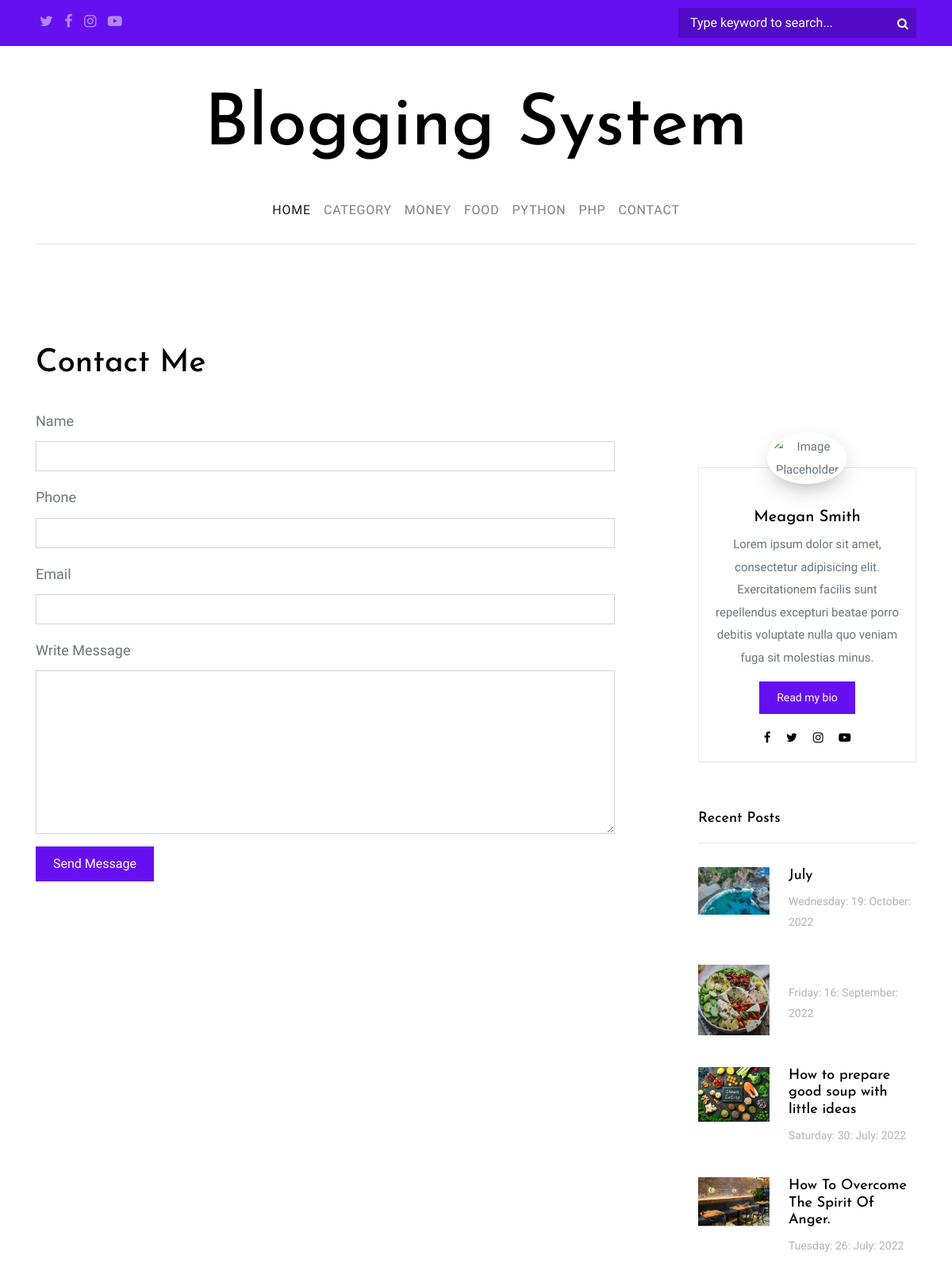
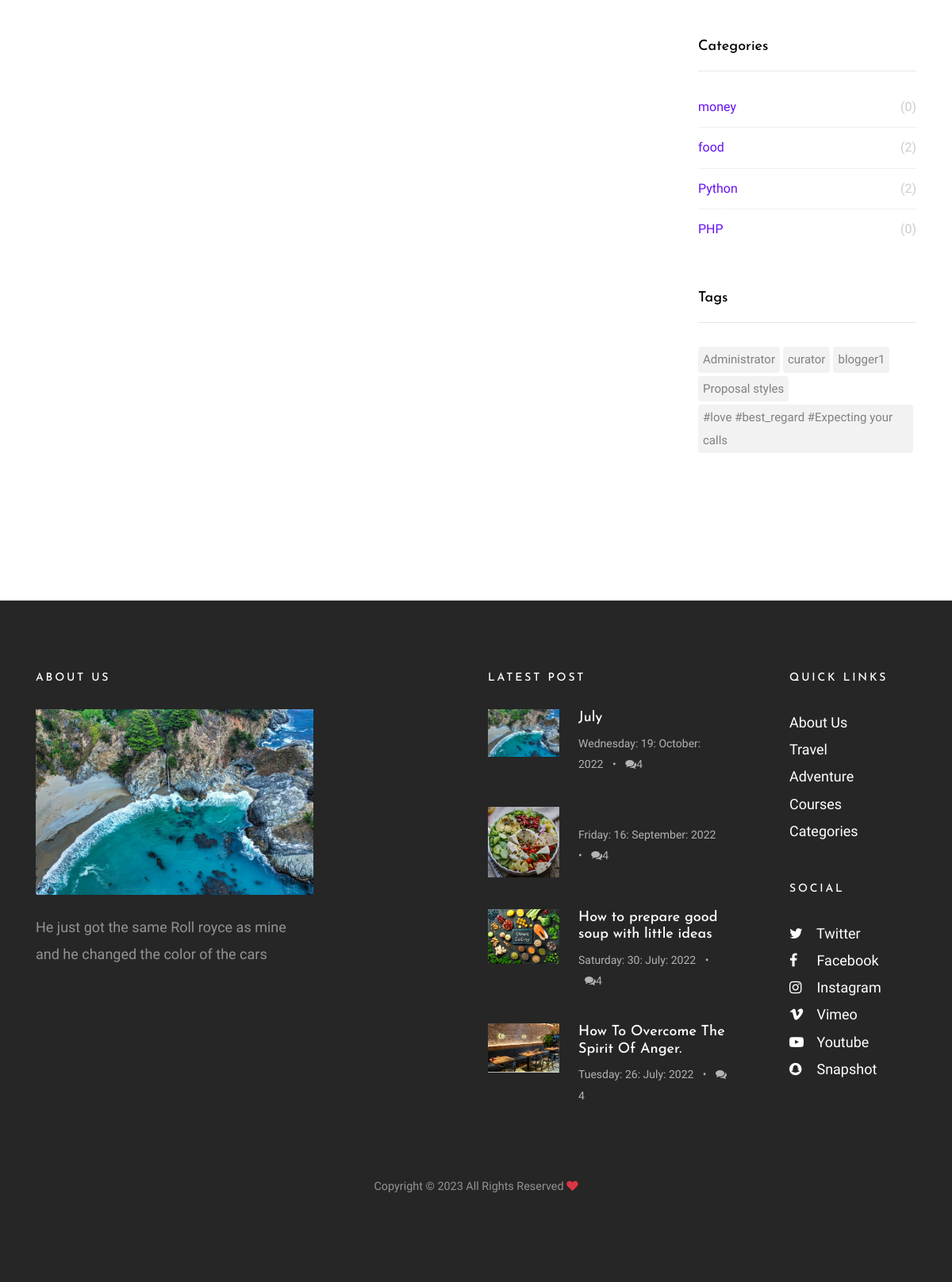
The page /contact.php on the database its author committed (2 pictures, top to bottom).
### tables this page shows
CREATE TABLE `categories` (
  `cat_id` int(11) NOT NULL,
  `cat_title` varchar(255) NOT NULL
);

CREATE TABLE `posts` (
  `post_id` int(11) NOT NULL,
  `post_title` varchar(255) NOT NULL,
  `post_category` varchar(255) NOT NULL,
  `post_category_id` int(11) NOT NULL,
  `post_author` varchar(255) NOT NULL,
  `post_content` text NOT NULL,
  `post_date` varchar(255) NOT NULL,
  `post_image` text NOT NULL,
  `post_comment_count` int(255) NOT NULL,
  `post_views` int(255) NOT NULL,
  `post_tags` text NOT NULL,
  `post_status` varchar(255) DEFAULT 'draft',
  `post_track` text NOT NULL
);

### includes/function.php (the view)
<?php
 include "db.php";
function display_categories(){
    global $connect;
    $sql = "SELECT * FROM categories ORDER BY cat_id DESC LIMIT 4 ";
    $result = mysqli_query($connect,$sql);
    if (!$result) {
        die("Could_not_connect_to_database_to_fetch_data_from_it.".mysqli_error($connect));
    }else{
        while ($row= mysqli_fetch_assoc($result)) {
            $cat_id = $row['cat_id'];
            $cat_tit = $row['cat_title'];
            echo "<li class='nav-item dropdown'><a class='nav-link' href='category.php?cat_id=$cat_id'>{$cat_tit}</a></li>";
        }
    }
}
 ?>

### includes/sidebar.php (shortened to what this page needs)
<div class="sidebar-box">
  <h3 class="heading">Recent Posts</h3>
  <div class="post-entry-sidebar">
    <ul>
<?php
$query = "SELECT * FROM posts ORDER BY post_id DESC LIMIT 4";
$result = mysqli_query($connect, $query);
if (!$result) {
  die("Couldn't_call_data_from_database.posts_table".mysqli_error($connect));
}else {
  while($row = mysqli_fetch_assoc($result)){
    $post_id = $row['post_id'];
    $post_title = $row['post_title'];
    $post_content = $row['post_content'];
    $post_image = $row['post_image'];
    $date = $row['post_date'];
  ?>
      <li>
        <a href="./single.php?post_id=<?php echo $post_id; ?>&post_title=<?php echo $post_title;?>&post_content=<?php echo $post_content;?>">
          <img src="admin/images/<?php echo $post_image;?>" alt="Image placeholder" class="mr-4">
          <div class="text">
            <h4><?php echo $post_title;?></h4>
            <div class="post-meta">
              <span class="mr-2"><?php echo $date;?> </span>
            </div>
          </div>
        </a>
      </li>
<?php }
}
 ?>
 </ul>
 </div>
 </div>

### includes/category.php (shortened to what this page needs)
<?php include "db.php"?>
<?php
$sql = "SELECT * FROM categories ORDER BY cat_id DESC LIMIT 4";
$result = mysqli_query($connect,$sql);
?>
<div class="sidebar-box">
  <h3 class="heading">Categories</h3>
  <ul class="categories">
    <?php
    while ($row = mysqli_fetch_assoc($result)) {
      $cat_id = $row['cat_id'];
      $cat_tit = $row['cat_title'];
      $sql = mysqli_query($connect, "SELECT * FROM posts WHERE post_category_id=$cat_id");
      $span = mysqli_num_rows($sql);
      echo "<li><a href='category.php?cat_id=$cat_id'>$cat_tit<span>($span)</span></a></li>";
    }
    ?>
  </ul>
</div>

### includes/tags.php
<?php
$sql = "SELECT * FROM posts ORDER BY post_id LIMIT 5";
$result = mysqli_query($connect, $sql);
if (!$result) {
  die("Couldn't_connect_to_database.posts_to_pick_the_data_needed".mysqli_error($connect));
}else {
 ?>
<div class="sidebar-box">
  <h3 class="heading">Tags</h3>
  <ul class="tags">
    <?php
      while($row = mysqli_fetch_assoc($result)){
        $tags = explode('%',$row['post_tags']);
        ?>
          <?php foreach($tags as $mini) {
             echo "<li><a href=''>$mini</a></li>";
              }
              ?>
              <?php }
            }
     ?>
  </ul>
</div>

### includes/footer.php (shortened to what this page needs)
<?php
$query = "SELECT * FROM posts ORDER BY post_id DESC LIMIT 1";
$result = mysqli_query($connect, $query);
if (!$result) {
  die("Couldn't_call_data_from_database.posts_table".mysqli_error($connect));
}else {
  while($row = mysqli_fetch_assoc($result)){
    $post_content = $row['post_content'];
    $post_image = $row['post_image'];
  ?>
<footer class="site-footer">
        <div class="container">
          <div class="row mb-5">
            <div class="col-md-4">
              <h3>About Us</h3>
              <p class="mb-4">
                <img src="./admin/images/<?php echo $post_image;?>" alt="Image placeholder" class="img-fluid">
              </p>
              <p><?php echo $post_content?><a href="#"></a></p>
            </div>
            <div class="col-md-6 ml-auto">
              <div class="row">
                <div class="col-md-7">
                  <h3>Latest Post</h3>
                  <div class="post-entry-sidebar">
                    <ul>
            <?php
  }
}
            ?>
        <?php
      $query = "SELECT * FROM posts ORDER BY post_id DESC LIMIT 4";
      $result = mysqli_query($connect, $query);
      $span = mysqli_num_rows($result);
      if (!$result) {
        die("Couldn't_call_data_from_database.posts_table".mysqli_error($connect));
      }else {
        while($row = mysqli_fetch_assoc($result)){
          $post_id = $row['post_id'];
          $post_title = $row['post_title'];
          $post_content = $row['post_content'];
          $post_image = $row['post_image'];
          $post_date = $row['post_date'];
  ?>
                      <li>
                        <a href="../blogging_system3/single.php?post_id=<?php echo $post_id; ?>&post_title=<?php echo $post_title;?>&post_content=<?php echo $post_content;?>">
                          <img src="./admin/images/<?php echo $post_image;?>" alt="Image placeholder" class="mr-4">
                          <div class="text">
                            <h4><?php echo $post_title;?></h4>
                            <div class="post-meta">
                              <span class="mr-2"><?php echo $post_date;?></span> &bullet;
                              <span class="ml-2"><span class="fa fa-comments"></span><?php echo $span;?></span>
                            </div>
                          </div>
                        </a>
                      </li>
                      <?php }
                          }
                      ?>
                    </ul>
                  </div>
                </div>
                <div class="col-md-1"></div>
                <div class="col-md-4">
                  <div class="mb-5">
                    <h3>Quick Links</h3>
                    <ul class="list-unstyled">
                      <li><a href="#">About Us</a></li>
                      <li><a href="#">Travel</a></li>
                      <li><a href="#">Adventure</a></li>
                      <li><a href="#">Courses</a></li>
                      <li><a href="#">Categories</a></li>
                    </ul>
                  </div>
                  <div class="mb-5">
                    <h3>Social</h3>
                    <ul class="list-unstyled footer-social">
                      <li><a href="#"><span class="fa fa-twitter"></span> Twitter</a></li>
                      <li><a href="#"><span class="fa fa-facebook"></span> Facebook</a></li>
                      <li><a href="#"><span class="fa fa-instagram"></span> Instagram</a></li>
                      <li><a href="#"><span class="fa fa-vimeo"></span> Vimeo</a></li>
                      <li><a href="#"><span class="fa fa-youtube-play"></span> Youtube</a></li>
                      <li><a href="#"><span class="fa fa-snapchat"></span> Snapshot</a></li>
                    </ul>
                  </div>
                </div>
              </div>
            </div>
          </div>
          <div class="row">
            <div class="col-md-12 text-center">
              <p class="small">
            Copyright &copy;  All Rights Reserved <i class="fa fa-heart text-danger" aria-hidden="true"></i>
            </p>
            </div>
          </div>
        </div>
      </footer>
    </div>

### css/style.css (style rules this page uses)
body { background: #ccc url("../images/photography.png") repeat; font-family: "Inconsolata", SFMono-Regular, Menlo, Monaco, Consolas, "Liberation Mono", "Courier New", monospace; font-weight: 300; font-size: 18px; line-height: 1.9; color: #6c757d; }
a { -webkit-transition: .3s all ease; -o-transition: .3s all ease; transition: .3s all ease; text-decoration: none; }
h1, h2, h3, h4, h5 { color: #000; font-family: "Josefin Sans", -apple-system, BlinkMacSystemFont, "Segoe UI", Roboto, "Helvetica Neue", Arial, sans-serif, "Apple Color Emoji", "Segoe UI Emoji", "Segoe UI Symbol", "Noto Color Emoji"; }
header .navbar .nav-link { padding: 1.7rem 1rem; font-size: 16px; outline: none !important; text-transform: uppercase; letter-spacing: .05em; }
.blog-entries .post-meta { margin-bottom: 20px; font-size: 14px; color: #b3b3b3; }
.sidebar-box { margin-bottom: 4em; font-size: 15px; width: 100%; float: left; background: #fff; }
.sidebar-box *:last-child { margin-bottom: 0; }
.sidebar-box .heading { font-size: 18px; margin-bottom: 30px; padding-bottom: 20px; border-bottom: 1px solid #e6e6e6; }
.tags { padding: 0; margin: 0; font-weight: 400; }
.tags li { padding: 0; margin: 0 4px 4px 0; float: left; display: inline-block; }
.tags li a { float: left; display: block; border-radius: 4px; padding: 2px 6px; color: gray; background: #f2f2f2; }
.categories, .sidelink { padding: 0; margin: 0; font-weight: 400; }
.categories li, .sidelink li { padding: 0; margin: 0; position: relative; margin-bottom: 10px; padding-bottom: 10px; border-bottom: 1px dotted #dee2e6; list-style: none; }
.categories li:last-child, .sidelink li:last-child { margin-bottom: 0; border-bottom: none; padding-bottom: 0; }
.categories li a, .sidelink li a { display: block; font-size: 16px; }
.categories li a span, .sidelink li a span { position: absolute; right: 0; top: 0; color: #ccc; -webkit-transition: .3s all ease; -o-transition: .3s all ease; transition: .3s all ease; }
.heading { color: #000; }
.post-entry-sidebar .post-meta { font-size: 14px; color: #b3b3b3; }
.post-entry-sidebar ul { padding: 0; margin: 0; }
.post-entry-sidebar ul li { list-style: none; padding: 0 0 20px 0; margin: 0 0 20px 0; }
.post-entry-sidebar ul li a { display: table; }
.post-entry-sidebar ul li a img { width: 90px; }
.post-entry-sidebar ul li a img, .post-entry-sidebar ul li a .text { display: table-cell; vertical-align: middle; }
.post-entry-sidebar ul li a .text h4 { font-size: 18px; }
.site-footer { background-size: cover; background-position: center center; background-repeat: no-repeat; padding: 5em 0; background: #262626; }
.site-footer .post-entry-sidebar ul li a h4 { color: #fff; }
.site-footer .footer-social li a > span { width: 30px; }
.site-footer a { color: #fff; }
.site-footer h3 { color: #fff; margin-bottom: 30px; font-size: 14px; text-transform: uppercase; letter-spacing: .2em; }
.site-footer p { color: rgba(255, 255, 255, 0.5); }

### rows shown on the page
categories: cat_title "MONEY", cat_title "money", span "0"
categories: cat_title "FOOD", cat_title "food", span "2"
categories: cat_title "PYTHON", cat_title "Python", span "2"
categories: cat_title "PHP", span "0"
posts: post_image (picture), post_title "July", post_date "Wednesday: 19: October: 2022", post_content "He just got the same Roll royce as mine and he changed the color of the cars"
posts: post_image (picture), post_date "Friday: 16: September: 2022"
posts: post_image (picture), post_title "How to prepare good soup with little ideas", post_date "Saturday: 30: July: 2022"
posts: post_image (picture), post_title "How To Overcome The Spirit Of Anger.", post_date "Tuesday: 26: July: 2022"
posts: post_tags "Administrator"
posts: post_tags "curator"
posts: post_tags "blogger1"
posts: post_tags "Proposal styles"
posts: post_tags "#love #best_regard #Expecting your calls"
